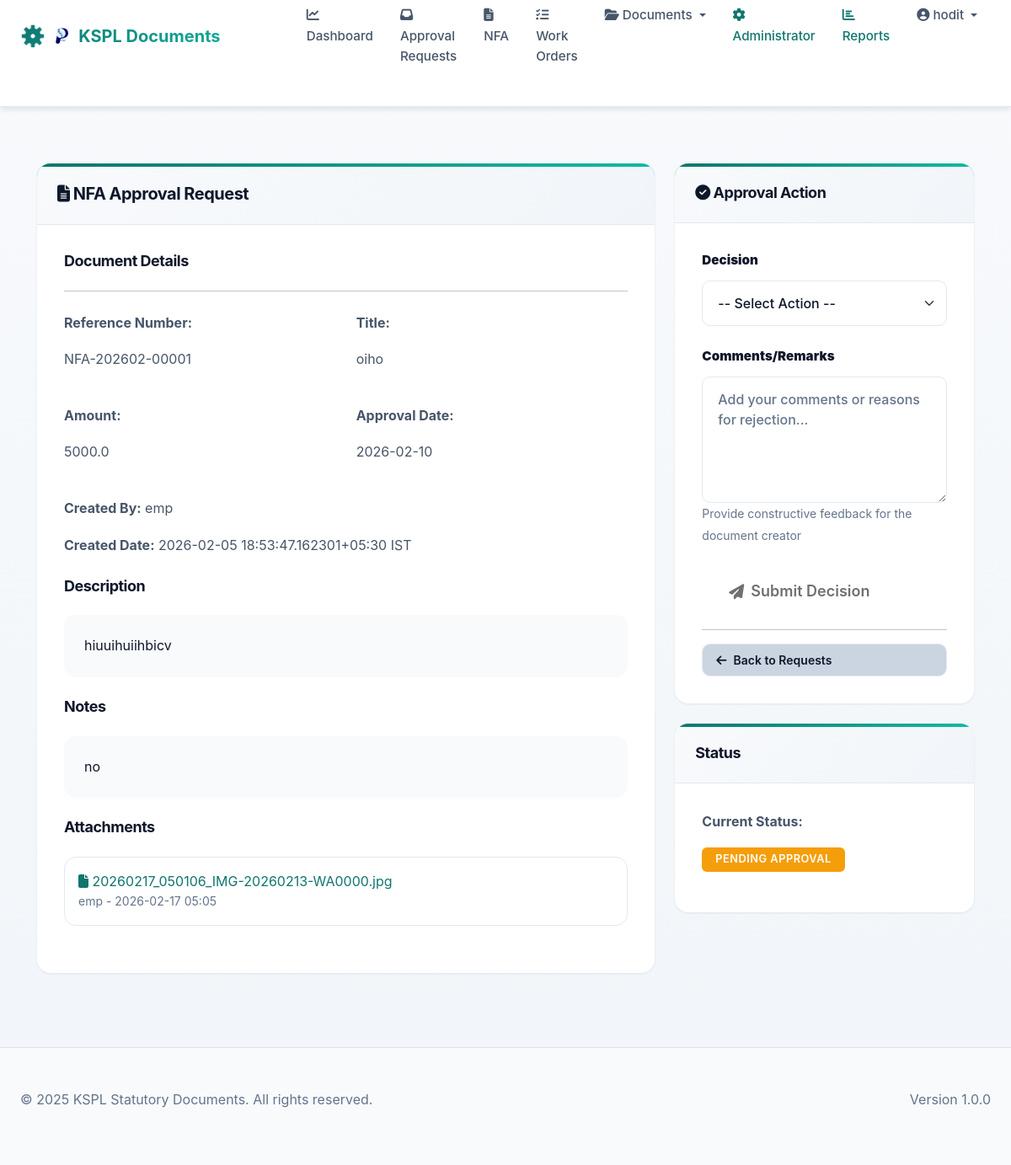
Screenshot of /nfa/1/approval-detail (signed in) with the database file from the repository.
### models/__init__.py (models this page shows, shortened)
class User(UserMixin, db.Model):
    __tablename__ = 'users'
    id = db.Column(db.Integer, primary_key=True)
    username = db.Column(db.String(120), unique=True, nullable=False)
    email = db.Column(db.String(120), unique=True, nullable=False)
    password_hash = db.Column(db.String(255), nullable=False)
    first_name = db.Column(db.String(120))
    last_name = db.Column(db.String(120))
    department_id = db.Column(db.Integer, db.ForeignKey('departments.id'))
    is_active = db.Column(db.Boolean, default=True)
    created_at = db.Column(db.DateTime, default=datetime.utcnow)
    roles = db.relationship('Role', secondary='user_roles', backref=db.backref('users', lazy='dynamic'))
    department = db.relationship('Department', backref='users')
    def has_role(self, role_name):
        return any(role.name == role_name for role in self.roles)

class NFA(db.Model):
    __tablename__ = 'nfa'
    id = db.Column(db.Integer, primary_key=True)
    reference_number = db.Column(db.String(120), unique=True, nullable=False)
    title = db.Column(db.String(255), nullable=False)
    description = db.Column(db.Text)
    status = db.Column(db.String(120), default='Draft')  # Draft, Submitted, Approved, Rejected
    created_by_id = db.Column(db.Integer, db.ForeignKey('users.id'), nullable=False)
    department_id = db.Column(db.Integer, db.ForeignKey('departments.id'))
    created_at = db.Column(db.DateTime, default=datetime.utcnow)
    updated_at = db.Column(db.DateTime, default=datetime.utcnow, onupdate=datetime.utcnow)
    rejected_remarks = db.Column(db.Text)
    amount = db.Column(db.Float)
    approval_date = db.Column(db.DateTime)
    notes = db.Column(db.Text)
    vendor_id = db.Column(db.Integer, db.ForeignKey('vendors.id'))
    customer_id = db.Column(db.Integer, db.ForeignKey('customers.id'))
    created_by = db.relationship('User', backref=db.backref('nfa_created', lazy='dynamic'))
    department = db.relationship('Department', backref='nfa_documents')
    vendor = db.relationship('Vendor', backref='nfa_documents')
    customer = db.relationship('Customer', backref='nfa_documents')
    attachments = db.relationship('Attachment', backref='nfa', lazy=True, cascade='all, delete-orphan')
    approvals = db.relationship('ApprovalHistory', backref='nfa', lazy=True, cascade='all, delete-orphan')

class Attachment(db.Model):
    __tablename__ = 'attachments'
    id = db.Column(db.Integer, primary_key=True)
    filename = db.Column(db.String(255), nullable=False)
    file_path = db.Column(db.String(500), nullable=False)
    file_size = db.Column(db.Integer)
    uploaded_by_id = db.Column(db.Integer, db.ForeignKey('users.id'), nullable=False)
    uploaded_at = db.Column(db.DateTime, default=datetime.utcnow)
    is_readonly = db.Column(db.Boolean, default=False)
    nfa_id = db.Column(db.Integer, db.ForeignKey('nfa.id'))
    work_order_id = db.Column(db.Integer, db.ForeignKey('work_orders.id'))
    cost_contract_id = db.Column(db.Integer, db.ForeignKey('cost_contracts.id'))
    revenue_contract_id = db.Column(db.Integer, db.ForeignKey('revenue_contracts.id'))
    agreement_id = db.Column(db.Integer, db.ForeignKey('agreements.id'))
    statutory_document_id = db.Column(db.Integer, db.ForeignKey('statutory_documents.id'))
    uploaded_by = db.relationship('User', backref='attachments')

### routes/main.py (the view)
@main_bp.route('/nfa/<int:id>/approval-detail', methods=['GET'])
@login_required
def nfa_approval_detail(id):
    nfa = NFA.query.get_or_404(id)
    user_roles = [role.name for role in current_user.roles]
    if 'hod' not in user_roles:
        flash('You do not have permission to approve documents', 'danger')
        return redirect(url_for('main.nfa_view', id=id))
    if nfa.status != 'Submitted':
        flash('This document is not pending approval', 'warning')
        return redirect(url_for('main.nfa_view', id=id))
    form = ApprovalForm()
    return render_template('pages/nfa_approval_detail.html', nfa=nfa, form=form)

### forms/__init__.py
class ApprovalForm(FlaskForm):
    action = SelectField('Action', choices=[('approve', 'Approve'), ('reject', 'Reject')], validators=[DataRequired()])
    comments = TextAreaField('Comments')
    submit = SubmitField('Submit Approval')

### templates/pages/nfa_approval_detail.html (shortened to what this page needs)
{% extends "index.html" %}
{% block content %}
<div class="container mt-4">
    <div class="row">
        <div class="col-md-8">
            <div class="card">
                <div class="card-header bg-info text-white">
                    <h4 class="mb-0">
                        <i class="fas fa-file-alt"></i> NFA Approval Request
                    </h4>
                </div>
                <div class="card-body">
                    <div class="mb-3">
                        <h5>Document Details</h5>
                        <hr>
                    </div>
                    <div class="row mb-3">
                        <div class="col-md-6">
                            <p><strong>Reference Number:</strong></p>
                            <p>{{ nfa.reference_number }}</p>
                        </div>
                        <div class="col-md-6">
                            <p><strong>Title:</strong></p>
                            <p>{{ nfa.title }}</p>
                        </div>
                    </div>
                    <div class="row mb-3">
                        <div class="col-md-6">
                            <p><strong>Amount:</strong></p>
                            <p>{{ nfa.amount or '-' }}</p>
                        </div>
                        <div class="col-md-6">
                            <p><strong>Approval Date:</strong></p>
                            <p>{{ nfa.approval_date.strftime('%Y-%m-%d') if nfa.approval_date else '-' }}</p>
                        </div>
                    </div>
                    <div class="mb-3">
                        <p><strong>Created By:</strong> {{ nfa.created_by.username }}</p>
                        <p><strong>Created Date:</strong> {{ nfa.created_at|to_ist|default('N/A') }} IST</p>
                    </div>
                    <div class="mb-3">
                        <h5>Description</h5>
                        <div class="bg-light p-3 rounded">
                            {{ nfa.description or '-' }}
                        </div>
                    </div>
                    <div class="mb-3">
                        <h5>Notes</h5>
                        <div class="bg-light p-3 rounded">
                            {{ nfa.notes or '-' }}
                        </div>
                    </div>
                    {% if nfa.attachments %}
                    <div class="mb-3">
                        <h5>Attachments</h5>
                        <ul class="list-group">
                            {% for attachment in nfa.attachments %}
                            <li class="list-group-item">
                                <a href="{{ url_for('main.download_attachment', attachment_id=attachment.id) }}" class="text-decoration-none">
                                    <i class="fas fa-file"></i> {{ attachment.filename }}
                                </a>
                                <small class="text-muted d-block">{{ attachment.uploaded_by.username }} - {{ attachment.uploaded_at.strftime('%Y-%m-%d %H:%M') }}</small>
                            </li>
                            {% endfor %}
                        </ul>
                    </div>
                    {% endif %}
                </div>
            </div>
        </div>
        <div class="col-md-4">
            <div class="card sticky-top">
                <div class="card-header bg-success text-white">
                    <h5 class="mb-0"><i class="fas fa-check-circle"></i> Approval Action</h5>
                </div>
                <div class="card-body">
                    <form method="POST" action="{{ url_for('main.nfa_approve', id=nfa.id) }}">
                        <div class="mb-3">
                            <label for="action" class="form-label"><strong>Decision</strong></label>
                            <select class="form-select form-select-lg" id="action" name="action" required onchange="updateDecisionUI()">
                                <option value="">-- Select Action --</option>
                            </select>
                        </div>
                        <div class="mb-3">
                            <label for="comments" class="form-label"><strong>Comments/Remarks</strong></label>
                            <textarea class="form-control" id="comments" name="comments" rows="5" placeholder="Add your comments or reasons for rejection..."></textarea>
                            <small class="text-muted">Provide constructive feedback for the document creator</small>
                        </div>
                        <button type="submit" class="btn btn-lg w-100" id="submit-btn" disabled>
                            <i class="fas fa-paper-plane"></i> Submit Decision
                        </button>
                    </form>
                    <hr>
                    <a href="{{ url_for('main.approval_requests') }}" class="btn btn-secondary btn-sm w-100">
                        <i class="fas fa-arrow-left"></i> Back to Requests
                    </a>
                </div>
            </div>
            <div class="card mt-3">
                <div class="card-header bg-light">
                    <h5 class="mb-0">Status</h5>
                </div>
                <div class="card-body">
                    <p><strong>Current Status:</strong></p>
                    <p>
                        <span class="badge bg-warning">Pending Approval</span>
                    </p>
                </div>
            </div>
        </div>
    </div>
</div>
{% endblock %}

### templates/index.html (shortened to what this page needs)
<!DOCTYPE html>
<html lang="en">
<head>
    <link href="https://cdn.jsdelivr.net/npm/bootstrap@5.1.3/dist/css/bootstrap.min.css" rel="stylesheet">
    <link rel="stylesheet" href="https://cdnjs.cloudflare.com/ajax/libs/font-awesome/6.4.0/css/all.min.css">
    <link rel="stylesheet" href="https://cdnjs.cloudflare.com/ajax/libs/tempusdominus-bootstrap-4/5.39.0/css/tempusdominus-bootstrap-4.min.css" />
    <link rel="stylesheet" href="{{ url_for('static', filename='main.css') }}">
</head>
<body>
    <nav class="navbar navbar-expand-lg navbar-light" style="padding: initial;">
        <div class="container-fluid px-4">
            <a class="navbar-brand d-flex align-items-center" href="{% if current_user.is_authenticated %}{% if current_user.has_role('admin') %}{{ url_for('admin.admin_dashboard') }}{% else %}{{ url_for('main.dashboard') }}{% endif %}{% else %}{{ url_for('auth.login') }}{% endif %}" style="gap: 12px;">
                <img style="max-width: 5%; height: auto;" src="{{ url_for('static', filename='images/ksp-logo.png') }}" alt="KSP Logo" height="40" class="img-fluid">
                <span>KSPL Documents</span>
            </a>
            <div class="collapse navbar-collapse" id="navbarNav">
                <ul class="navbar-nav ms-auto">
                    {% if current_user.is_authenticated %}
                        <li class="nav-item">
                            <a class="nav-link" href="{{ url_for('main.dashboard') }}">
                                <i class="fas fa-chart-line me-1"></i>Dashboard
                            </a>
                        </li>
                        {% if current_user.has_role('hod') %}
                        <li class="nav-item">
                            <a class="nav-link" href="{{ url_for('main.approval_requests') }}">
                                <i class="fas fa-inbox me-1"></i>Approval Requests
                            </a>
                        </li>
                        {% endif %}
                        <li class="nav-item">
                            <a class="nav-link" href="{{ url_for('main.nfa_list') }}">
                                <i class="fas fa-file-alt me-1"></i>NFA
                            </a>
                        </li>
                        <li class="nav-item">
                            <a class="nav-link" href="{{ url_for('main.work_order_list') }}">
                                <i class="fas fa-tasks me-1"></i>Work Orders
                            </a>
                        </li>
                        <li class="nav-item dropdown">
                            <a class="nav-link dropdown-toggle" href="#" id="documentsDropdown" role="button" data-bs-toggle="dropdown" aria-expanded="false">
                                <i class="fas fa-folder-open me-1"></i>Documents
                            </a>
                        </li>
                        <li class="nav-item">
                            <a class="nav-link text-primary" href="{{ url_for('admin.admin_dashboard') }}">
                                <i class="fas fa-cog me-1"></i>Administrator
                            </a>
                        </li>
                        <li class="nav-item">
                            <a class="nav-link text-primary" href="{{ url_for('admin.reports') }}">
                                <i class="fas fa-chart-bar me-1"></i>Reports
                            </a>
                        </li>
                        <li class="nav-item dropdown">
                            <a class="nav-link dropdown-toggle" href="#" id="userDropdown" role="button" data-bs-toggle="dropdown" aria-expanded="false">
                                <i class="fas fa-user-circle me-1"></i>{{ current_user.username }}
                            </a>
                        </li>
                    {% else %}
                        <li class="nav-item">
                            <a class="nav-link" href="{{ url_for('auth.login') }}">
                                <i class="fas fa-sign-in-alt me-1"></i>Login
                            </a>
                        </li>
                    {% endif %}
                </ul>
            </div>
        </div>
    </nav>
    <div class="container-fluid">
        {% block content %}{% endblock %}
    </div>
    <footer class="bg-light border-top mt-5 py-4">
        <div class="container-fluid px-4">
            <div class="row">
                <div class="col-md-6">
                    <p class="text-muted mb-0">© 2025 KSPL Statutory Documents. All rights reserved.</p>
                </div>
                <div class="col-md-6 text-md-end">
                    <p class="text-muted mb-0">Version 1.0.0</p>
                </div>
            </div>
        </div>
    </footer>
</body>
</html>

### rows the page displays
User: username "hodit"
NFA: reference_number "NFA-202602-00001", title "oiho", amount "5000.0", approval_date "2026-02-10", created_at|to_ist "2026-02-05 18:53:47.162301+05:30", description "hiuuihuiihbicv", notes "no"
User: created_by.username "emp"
Attachment: filename "20260217_050106_IMG-20260213-WA0000.jpg", uploaded_by.username "emp", uploaded_at "2026-02-17 05:05"
